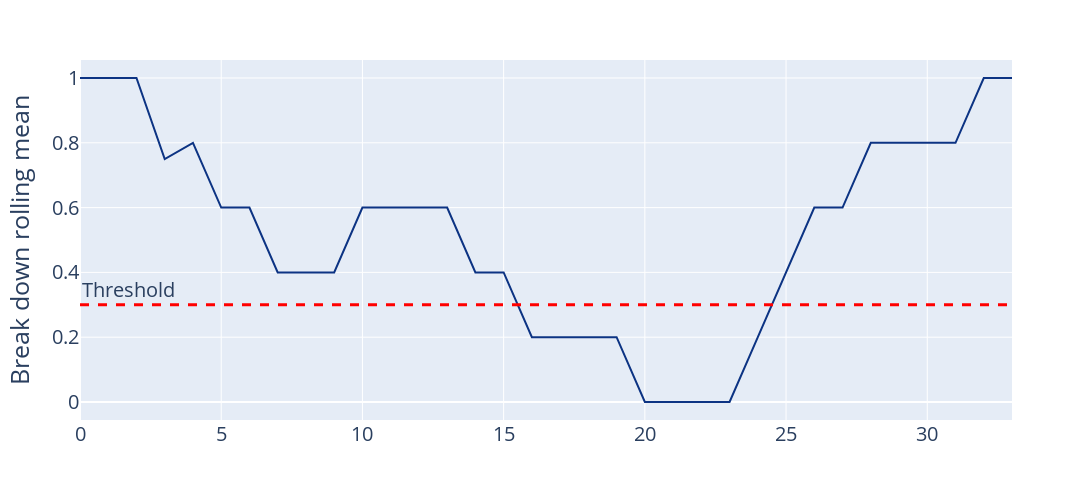

The code cell stored with this chart in its notebook:
### Code cell
fig = px.line(
    data_frame = df_bd,
    y = "Rolling Mean",
    color_discrete_sequence = plt_style_s,
    labels = {"Rolling Mean" : "Break down rolling mean", "index" : ""}
)

fig.add_hline(y = th,  line_width=3, line_dash="dash",line_color="red", annotation_text="Threshold", annotation_position="top left")

scale_show(fig, width = 1500, height = 500)

### Figure 1 — Plotly figure (JSON) as saved in the notebook; plotly's stock layout.template omitted (floating-point values rounded to 4 significant figures)
{"data": [{"hovertemplate": "=%{x}<br>Break down rolling mean=%{y}<extra></extra>", "legendgroup": "", "line": {"color": "rgb(12,51,131)", "dash": "solid"}, "marker": {"symbol": "circle"}, "mode": "lines", "name": "", "orientation": "v", "showlegend": false, "type": "scatter", "x": [0, 1, 2, 3, 4, 5, 6, 7, 8, 9, 10, 11, 12, 13, 14, 15, 16, 17, 18, 19, 20, 21, 22, 23, 24, 25, 26, 27, 28, 29, 30, 31, 32, 33], "xaxis": "x", "y": [1, 1, 1, 0.75, 0.8, 0.6, 0.6, 0.4, 0.4, 0.4, 0.6, 0.6, 0.6, 0.6, 0.4, 0.4, 0.2, 0.2, 0.2, 0.2, 0, 0, 0, 0, 0.2, 0.4, 0.6, 0.6, 0.8, 0.8, 0.8, 0.8, 1, 1], "yaxis": "y"}], "layout": {"annotations": [{"showarrow": false, "text": "Threshold", "x": 0, "xanchor": "left", "xref": "x domain", "y": 0.3, "yanchor": "bottom", "yref": "y"}], "font": {"size": 20}, "height": 500, "legend": {"tracegroupgap": 0}, "margin": {"t": 60}, "shapes": [{"line": {"color": "red", "dash": "dash", "width": 3}, "type": "line", "x0": 0, "x1": 1, "xref": "x domain", "y0": 0.3, "y1": 0.3, "yref": "y"}], "title": {"font": {"size": 30}}, "width": 1500, "xaxis": {"anchor": "y", "domain": [0, 1], "title": {"font": {"size": 25}, "text": ""}}, "yaxis": {"anchor": "x", "domain": [0, 1], "title": {"font": {"size": 25}, "text": "Break down rolling mean"}}}}
